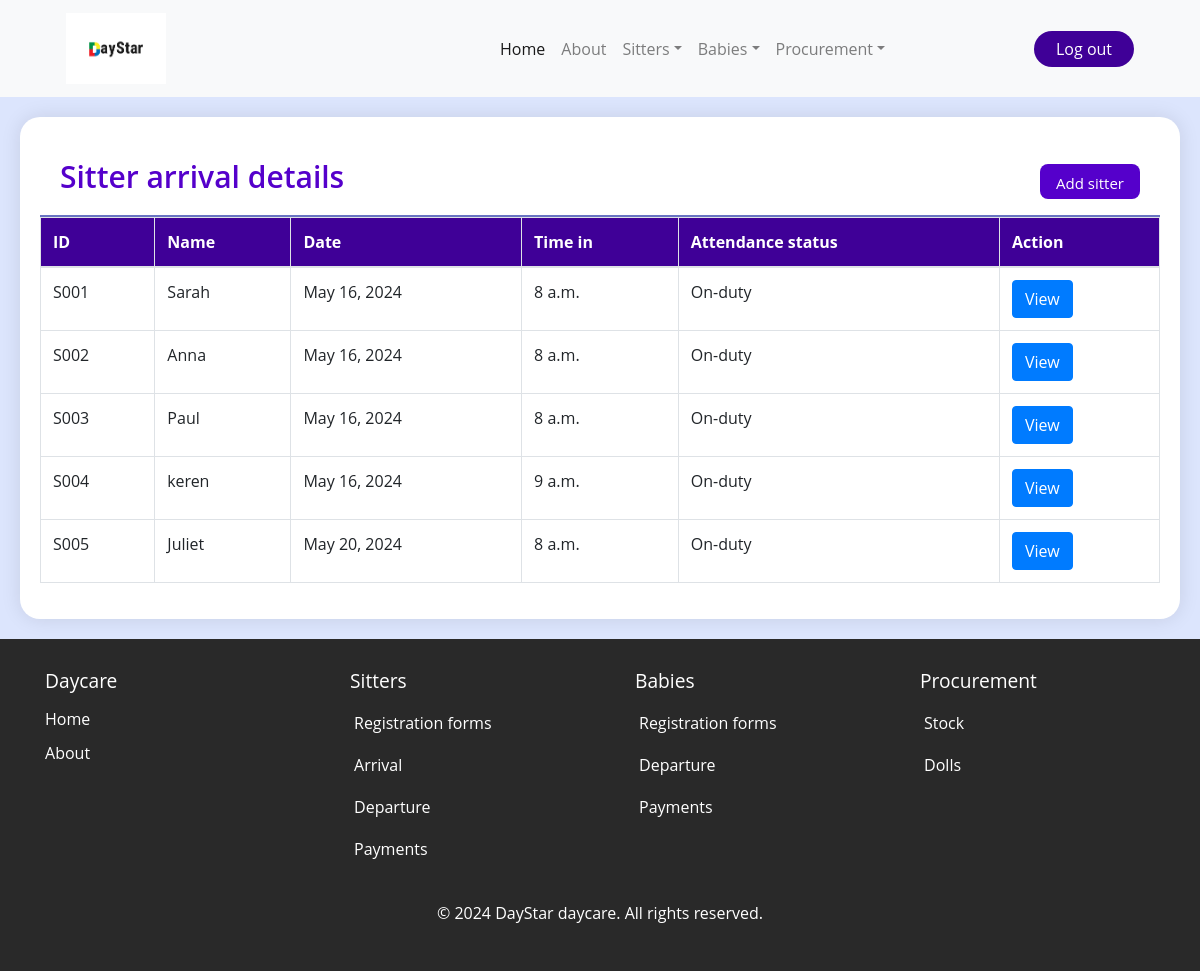
Before: /sit_arrival/ (signed in) with the older database file.
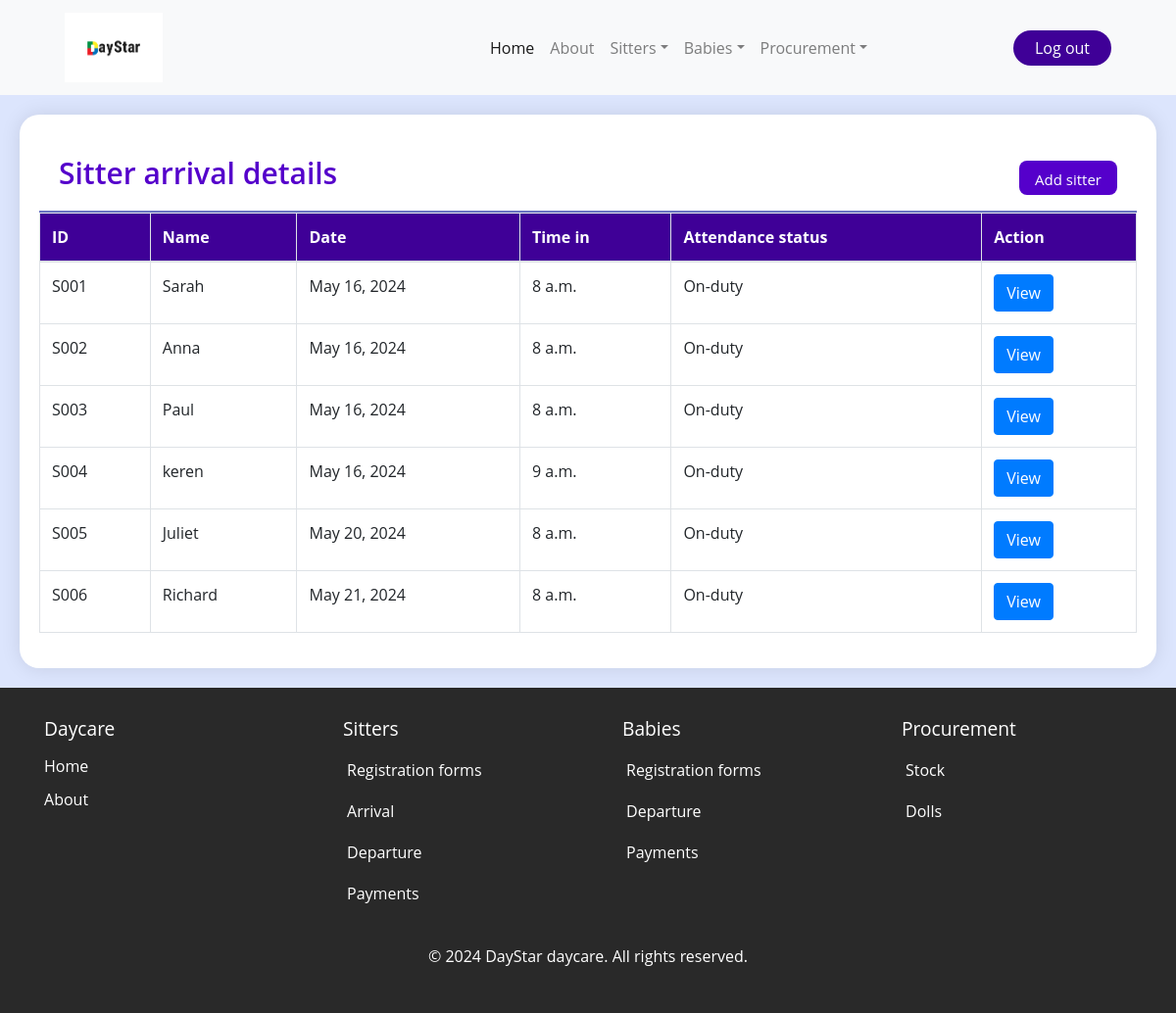
After: the same page with the newer database file.
### daystarApp/models.py (models this page shows, shortened)
class Sitter_arrival(models.Model):
    sitter_name=models.ForeignKey(Sitterform, on_delete=models.CASCADE)
    date_of_arrival=models.DateField(default=timezone.now)
    timein=models.TimeField ()
    Attendancestatus=models.CharField(choices=[('On-duty', 'On-duty')], max_length=100)

class Sitterform(models.Model):
    name=models.CharField(max_length=200)
    gender=models.CharField(choices=[('male', 'Male'),('female', 'Female')], max_length=100)
    location=models.CharField(choices=[('kabalagala', 'kabalagala')], max_length=100)
    date_of_birth=models.DateField(default=timezone.now)
    next_of_kin=models.CharField( max_length=200)
    national_identification_number=models.CharField(max_length=200, validators=[NIN])
    recommenders_name=models.CharField(max_length=200)
    religion=models.CharField(max_length=200)
    level_of_education=models.CharField( choices=[('degree','Degree'),('diploma','Diploma'),('highschool certificate','Highschool certificate'),('others','Others')],max_length=200)
    contacts=models.CharField(max_length=200, validators=[contacts])
    date=models.DateField()
    def __str__(self):
        return self.name

### daystarApp/views.py (the view)
# urls.py: path('sit_arrival/', views.sit_arrival, name='sit_arrival'),
@login_required
def sit_arrival(request):
    sit_arrive = Sitter_arrival.objects.all()
    return render(request, 'daystarApp/sit_arrival.html', {'sit_arrive': sit_arrive})

### daystarApp/templates/daystarApp/sit_arrival.html (shortened to what this page needs)
{% extends 'daystarApp/base.html' %}
{% load static %}
{% block content%}
</head>
<body>
<div class="table-container">
    <div class="report-header">
        <h1 class="recent-Articles">Sitter arrival details</h1>
        <a href="/sit_adds" ><button class="view" style="padding:8px; width:100px;">Add sitter</button></a>
    </div>
    <div class="table-responsive">
        <table class="table table-bordered table-hover">
            <thead>
                <tr>
                    <th scope="col">ID</th>
                    <th scope="col">Name</th>
                    <th scope="col">Date</th>
                    <th scope="col">Time in</th>
                    <th scope="col">Attendance status</th>
                    <th scope="col">Action</th>
                </tr>
            </thead>
            <tbody>
                {% for sitter in sit_arrive %}
                <tr style="background-color: white;">
                    <td>S00{{ sitter.id }}</td>
                    <td>{{ sitter.sitter_name }}</td>
                    <td>{{ sitter.date_of_arrival }}</td>
                    <td>{{ sitter.timein }}</td>
                    <td>{{ sitter.Attendancestatus }}</td>
                    <td>
                        <a href="{% url 'sit_views' id=sitter.id %}" class="btn btn-primary">View</a>
                    </td>
                </tr>
                {% endfor %}
            </tbody>
        </table>
    </div>
</div>
{% endblock %}

Changed rows visible on the page:
added Sitter_arrival: id "6", sitter_name "Richard", date_of_arrival "May 21, 2024", timein "8 a.m.", Attendancestatus "On-duty"
